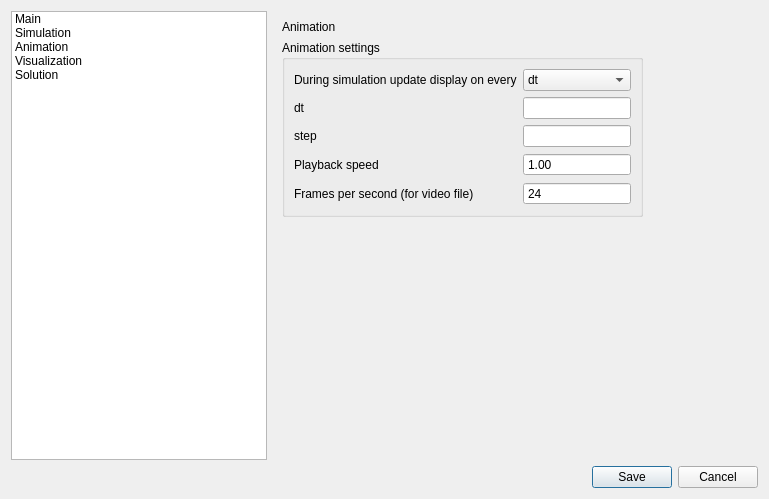
<?xml version="1.0" encoding="UTF-8"?>
<ui version="4.0">
 <class>Form</class>
 <widget class="QWidget" name="Form">
  <property name="geometry">
   <rect>
    <x>0</x>
    <y>0</y>
    <width>769</width>
    <height>499</height>
   </rect>
  </property>
  <property name="sizePolicy">
   <sizepolicy hsizetype="Expanding" vsizetype="Expanding">
    <horstretch>0</horstretch>
    <verstretch>0</verstretch>
   </sizepolicy>
  </property>
  <property name="minimumSize">
   <size>
    <width>769</width>
    <height>499</height>
   </size>
  </property>
  <property name="windowTitle">
   <string>Preferences</string>
  </property>
  <layout class="QGridLayout" name="gridLayout">
   <item row="1" column="0">
    <widget class="QDialogButtonBox" name="buttonBox">
     <property name="standardButtons">
      <set>QDialogButtonBox::Cancel|QDialogButtonBox::Save</set>
     </property>
    </widget>
   </item>
   <item row="0" column="0">
    <layout class="QHBoxLayout" name="horizontalLayout">
     <item>
      <widget class="QListWidget" name="listWidget">
       <property name="sizePolicy">
        <sizepolicy hsizetype="Fixed" vsizetype="Expanding">
         <horstretch>0</horstretch>
         <verstretch>0</verstretch>
        </sizepolicy>
       </property>
       <item>
        <property name="text">
         <string>Main</string>
        </property>
       </item>
       <item>
        <property name="text">
         <string>Simulation</string>
        </property>
       </item>
       <item>
        <property name="text">
         <string>Animation</string>
        </property>
       </item>
       <item>
        <property name="text">
         <string>Visualization</string>
        </property>
       </item>
       <item>
        <property name="text">
         <string>Solution</string>
        </property>
       </item>
      </widget>
     </item>
     <item>
      <widget class="QStackedWidget" name="stackedWidget">
       <property name="currentIndex">
        <number>2</number>
       </property>
       <widget class="QWidget" name="pageMain">
        <layout class="QGridLayout" name="gridLayout_3">
         <item row="1" column="0">
          <widget class="QGroupBox" name="mainSettings_groupBox">
           <property name="title">
            <string>Main settings</string>
           </property>
           <layout class="QGridLayout" name="gridLayout_9">
            <item row="1" column="0">
             <widget class="QLabel" name="integrationMethod_label">
              <property name="text">
               <string>Integration method</string>
              </property>
             </widget>
            </item>
            <item row="2" column="0">
             <widget class="QLabel" name="endTime_label">
              <property name="text">
               <string>End time, s</string>
              </property>
             </widget>
            </item>
            <item row="0" column="1">
             <spacer name="horizontalSpacer_4">
              <property name="orientation">
               <enum>Qt::Horizontal</enum>
              </property>
              <property name="sizeHint" stdset="0">
               <size>
                <width>40</width>
                <height>20</height>
               </size>
              </property>
             </spacer>
            </item>
            <item row="2" column="2">
             <widget class="QLineEdit" name="endTime">
              <property name="inputMethodHints">
               <set>Qt::ImhDigitsOnly|Qt::ImhPreferNumbers</set>
              </property>
             </widget>
            </item>
            <item row="0" column="2">
             <widget class="QComboBox" name="analysisTypeComboBox">
              <item>
               <property name="text">
                <string>Kinematic</string>
               </property>
              </item>
              <item>
               <property name="text">
                <string>Dynamic</string>
               </property>
              </item>
             </widget>
            </item>
            <item row="0" column="0">
             <widget class="QLabel" name="analysisType_label">
              <property name="text">
               <string>Analysis type</string>
              </property>
             </widget>
            </item>
            <item row="1" column="2">
             <widget class="QComboBox" name="integrationMethodComboBox">
              <property name="sizePolicy">
               <sizepolicy hsizetype="Preferred" vsizetype="Fixed">
                <horstretch>0</horstretch>
                <verstretch>0</verstretch>
               </sizepolicy>
              </property>
              <property name="minimumSize">
               <size>
                <width>0</width>
                <height>0</height>
               </size>
              </property>
              <item>
               <property name="text">
                <string>Euler</string>
               </property>
              </item>
              <item>
               <property name="text">
                <string>Runge-Kutta</string>
               </property>
              </item>
             </widget>
            </item>
           </layout>
          </widget>
         </item>
         <item row="2" column="0">
          <spacer name="verticalSpacer_2">
           <property name="orientation">
            <enum>Qt::Vertical</enum>
           </property>
           <property name="sizeHint" stdset="0">
            <size>
             <width>20</width>
             <height>40</height>
            </size>
           </property>
          </spacer>
         </item>
        </layout>
       </widget>
       <widget class="QWidget" name="pageSimulation">
        <layout class="QGridLayout" name="gridLayout_10">
         <item row="1" column="0">
          <widget class="QGroupBox" name="simulationSettings_groupBox">
           <property name="title">
            <string>Simulation settings</string>
           </property>
           <layout class="QGridLayout" name="gridLayout_11">
            <item row="3" column="2">
             <widget class="QLineEdit" name="relTol">
              <property name="enabled">
               <bool>true</bool>
              </property>
              <property name="inputMethodHints">
               <set>Qt::ImhDigitsOnly|Qt::ImhPreferNumbers</set>
              </property>
             </widget>
            </item>
            <item row="4" column="2">
             <widget class="QLineEdit" name="TOL_dq_i">
              <property name="enabled">
               <bool>true</bool>
              </property>
              <property name="inputMethodHints">
               <set>Qt::ImhDigitsOnly|Qt::ImhPreferNumbers</set>
              </property>
             </widget>
            </item>
            <item row="5" column="0">
             <widget class="QLabel" name="TOL_C_label">
              <property name="text">
               <string>TOL C(q, t)</string>
              </property>
             </widget>
            </item>
            <item row="1" column="2">
             <widget class="QLineEdit" name="Hmin">
              <property name="enabled">
               <bool>true</bool>
              </property>
              <property name="inputMethodHints">
               <set>Qt::ImhDigitsOnly|Qt::ImhPreferNumbers</set>
              </property>
             </widget>
            </item>
            <item row="2" column="0">
             <widget class="QLabel" name="absTol_label">
              <property name="text">
               <string>AbsTol</string>
              </property>
             </widget>
            </item>
            <item row="3" column="0">
             <widget class="QLabel" name="relTolLabel">
              <property name="text">
               <string>RelTol</string>
              </property>
             </widget>
            </item>
            <item row="2" column="2">
             <widget class="QLineEdit" name="absTol">
              <property name="enabled">
               <bool>true</bool>
              </property>
              <property name="inputMethodHints">
               <set>Qt::ImhDigitsOnly|Qt::ImhPreferNumbers</set>
              </property>
             </widget>
            </item>
            <item row="4" column="0">
             <widget class="QLabel" name="TOL_dq_i_label">
              <property name="text">
               <string>TOL dq_i</string>
              </property>
             </widget>
            </item>
            <item row="1" column="0">
             <widget class="QLabel" name="Hmin_label">
              <property name="text">
               <string>Hmin</string>
              </property>
             </widget>
            </item>
            <item row="5" column="2">
             <widget class="QLineEdit" name="TOL_C">
              <property name="enabled">
               <bool>true</bool>
              </property>
              <property name="inputMethodHints">
               <set>Qt::ImhDigitsOnly|Qt::ImhPreferNumbers</set>
              </property>
             </widget>
            </item>
            <item row="0" column="1">
             <spacer name="horizontalSpacer_5">
              <property name="orientation">
               <enum>Qt::Horizontal</enum>
              </property>
              <property name="sizeHint" stdset="0">
               <size>
                <width>40</width>
                <height>20</height>
               </size>
              </property>
             </spacer>
            </item>
            <item row="0" column="0">
             <widget class="QLabel" name="Hmax_label">
              <property name="text">
               <string>Hmax</string>
              </property>
             </widget>
            </item>
            <item row="0" column="2">
             <widget class="QLineEdit" name="Hmax">
              <property name="enabled">
               <bool>true</bool>
              </property>
              <property name="minimumSize">
               <size>
                <width>0</width>
                <height>0</height>
               </size>
              </property>
              <property name="maximumSize">
               <size>
                <width>16777215</width>
                <height>16777215</height>
               </size>
              </property>
              <property name="layoutDirection">
               <enum>Qt::LeftToRight</enum>
              </property>
              <property name="inputMethodHints">
               <set>Qt::ImhDigitsOnly|Qt::ImhPreferNumbers</set>
              </property>
             </widget>
            </item>
           </layout>
          </widget>
         </item>
         <item row="0" column="0">
          <widget class="QLabel" name="simulation_label">
           <property name="text">
            <string>Simulation</string>
           </property>
          </widget>
         </item>
         <item row="2" column="0">
          <spacer name="verticalSpacer_6">
           <property name="orientation">
            <enum>Qt::Vertical</enum>
           </property>
           <property name="sizeHint" stdset="0">
            <size>
             <width>20</width>
             <height>40</height>
            </size>
           </property>
          </spacer>
         </item>
        </layout>
       </widget>
       <widget class="QWidget" name="pageAnimation">
        <layout class="QGridLayout" name="gridLayout_6">
         <item row="3" column="0">
          <spacer name="verticalSpacer">
           <property name="orientation">
            <enum>Qt::Vertical</enum>
           </property>
           <property name="sizeHint" stdset="0">
            <size>
             <width>20</width>
             <height>40</height>
            </size>
           </property>
          </spacer>
         </item>
         <item row="1" column="0">
          <widget class="QGroupBox" name="animationSettings_groupBox">
           <property name="title">
            <string>Animation settings</string>
           </property>
           <layout class="QGridLayout" name="gridLayout_8">
            <item row="3" column="2">
             <widget class="QLineEdit" name="dt_lineEdit"/>
            </item>
            <item row="0" column="0">
             <widget class="QLabel" name="updateDisplay_label">
              <property name="text">
               <string>During simulation update display on every</string>
              </property>
             </widget>
            </item>
            <item row="4" column="0">
             <widget class="QLabel" name="playbackSpeed_label">
              <property name="text">
               <string>Playback speed</string>
              </property>
             </widget>
            </item>
            <item row="2" column="2">
             <widget class="QLineEdit" name="steps_lineEdit"/>
            </item>
            <item row="3" column="0">
             <widget class="QLabel" name="steps_label">
              <property name="text">
               <string>step</string>
              </property>
             </widget>
            </item>
            <item row="0" column="2">
             <widget class="QComboBox" name="updateDisplay_comboBox">
              <item>
               <property name="text">
                <string>dt</string>
               </property>
              </item>
              <item>
               <property name="text">
                <string>step</string>
               </property>
              </item>
             </widget>
            </item>
            <item row="2" column="0">
             <widget class="QLabel" name="dt_label">
              <property name="text">
               <string>dt</string>
              </property>
             </widget>
            </item>
            <item row="4" column="2">
             <widget class="QDoubleSpinBox" name="playbackSpeed_doubleSpinBox">
              <property name="buttonSymbols">
               <enum>QAbstractSpinBox::NoButtons</enum>
              </property>
              <property name="keyboardTracking">
               <bool>true</bool>
              </property>
              <property name="value">
               <double>1.000000000000000</double>
              </property>
             </widget>
            </item>
            <item row="5" column="0">
             <widget class="QLabel" name="fps_label">
              <property name="text">
               <string>Frames per second (for video file)</string>
              </property>
             </widget>
            </item>
            <item row="5" column="2">
             <widget class="QSpinBox" name="fps_spinBox">
              <property name="buttonSymbols">
               <enum>QAbstractSpinBox::NoButtons</enum>
              </property>
              <property name="value">
               <number>24</number>
              </property>
             </widget>
            </item>
           </layout>
          </widget>
         </item>
         <item row="0" column="0">
          <widget class="QLabel" name="label_5">
           <property name="text">
            <string>Animation</string>
           </property>
          </widget>
         </item>
         <item row="1" column="1">
          <spacer name="horizontalSpacer_3">
           <property name="orientation">
            <enum>Qt::Horizontal</enum>
           </property>
           <property name="sizeHint" stdset="0">
            <size>
             <width>40</width>
             <height>20</height>
            </size>
           </property>
          </spacer>
         </item>
        </layout>
       </widget>
       <widget class="QWidget" name="pageVisualization">
        <layout class="QGridLayout" name="gridLayout_7">
         <item row="0" column="0">
          <widget class="QLabel" name="visualization_label">
           <property name="text">
            <string>Visualization</string>
           </property>
          </widget>
         </item>
         <item row="2" column="2">
          <spacer name="horizontalSpacer_2">
           <property name="orientation">
            <enum>Qt::Horizontal</enum>
           </property>
           <property name="sizeHint" stdset="0">
            <size>
             <width>40</width>
             <height>20</height>
            </size>
           </property>
          </spacer>
         </item>
         <item row="4" column="0">
          <spacer name="verticalSpacer_3">
           <property name="orientation">
            <enum>Qt::Vertical</enum>
           </property>
           <property name="sizeHint" stdset="0">
            <size>
             <width>20</width>
             <height>40</height>
            </size>
           </property>
          </spacer>
         </item>
         <item row="1" column="0" colspan="3">
          <widget class="QGroupBox" name="visualization_groupBox">
           <property name="title">
            <string>Open GL</string>
           </property>
           <layout class="QGridLayout" name="gridLayout_5">
            <item row="0" column="2">
             <widget class="QPushButton" name="editBackgroundColor_pushButton">
              <property name="text">
               <string>Edit</string>
              </property>
             </widget>
            </item>
            <item row="0" column="1">
             <widget class="QLineEdit" name="backgroundColor_lineEdit">
              <property name="inputMethodHints">
               <set>Qt::ImhDigitsOnly|Qt::ImhPreferNumbers</set>
              </property>
             </widget>
            </item>
            <item row="2" column="1">
             <widget class="QLineEdit" name="updateDisplayStep">
              <property name="inputMethodHints">
               <set>Qt::ImhDigitsOnly|Qt::ImhPreferNumbers</set>
              </property>
             </widget>
            </item>
            <item row="0" column="0">
             <widget class="QLabel" name="label_3">
              <property name="text">
               <string>Background color</string>
              </property>
             </widget>
            </item>
            <item row="2" column="0">
             <widget class="QLabel" name="updateDisplayStepLabel">
              <property name="text">
               <string>Update display on i-th stp</string>
              </property>
             </widget>
            </item>
            <item row="2" column="3">
             <spacer name="horizontalSpacer">
              <property name="orientation">
               <enum>Qt::Horizontal</enum>
              </property>
              <property name="sizeHint" stdset="0">
               <size>
                <width>40</width>
                <height>20</height>
               </size>
              </property>
             </spacer>
            </item>
           </layout>
          </widget>
         </item>
         <item row="2" column="0">
          <widget class="QGroupBox" name="infoDisplay_groupBox">
           <property name="title">
            <string>Info display</string>
           </property>
           <layout class="QVBoxLayout" name="verticalLayout">
            <item>
             <widget class="QCheckBox" name="filename_checkBox">
              <property name="text">
               <string>Filename</string>
              </property>
             </widget>
            </item>
            <item>
             <widget class="QCheckBox" name="simulationTime_checkBox">
              <property name="text">
               <string>Simulation time</string>
              </property>
             </widget>
            </item>
            <item>
             <widget class="QCheckBox" name="simulationStepNumber_checkBox">
              <property name="text">
               <string>Step number</string>
              </property>
             </widget>
            </item>
            <item>
             <widget class="QCheckBox" name="timeAndDate_checkBox">
              <property name="text">
               <string>Time and date</string>
              </property>
             </widget>
            </item>
           </layout>
          </widget>
         </item>
         <item row="3" column="0">
          <widget class="QGroupBox" name="GCS_groupBox">
           <property name="title">
            <string>GCS </string>
           </property>
           <layout class="QGridLayout" name="gridLayout_2">
            <item row="0" column="0">
             <widget class="QCheckBox" name="showGCS_checkBox">
              <property name="text">
               <string>Show GCS</string>
              </property>
             </widget>
            </item>
            <item row="1" column="0">
             <widget class="QCheckBox" name="showGCS_checkBox_2">
              <property name="text">
               <string>Show GCS View</string>
              </property>
             </widget>
            </item>
           </layout>
          </widget>
         </item>
        </layout>
       </widget>
       <widget class="QWidget" name="solutionSettings_page">
        <layout class="QGridLayout" name="gridLayout_12">
         <item row="0" column="0">
          <widget class="QLabel" name="solution_label">
           <property name="text">
            <string>Solution settings</string>
           </property>
          </widget>
         </item>
         <item row="1" column="0">
          <widget class="QGroupBox" name="whenSimulationIsFinished_groupBox">
           <property name="title">
            <string>When simulation is finished</string>
           </property>
           <layout class="QGridLayout" name="gridLayout_4">
            <item row="0" column="0">
             <widget class="QCheckBox" name="restoreInitialConditionsStatus">
              <property name="sizePolicy">
               <sizepolicy hsizetype="Expanding" vsizetype="Fixed">
                <horstretch>0</horstretch>
                <verstretch>0</verstretch>
               </sizepolicy>
              </property>
              <property name="minimumSize">
               <size>
                <width>200</width>
                <height>0</height>
               </size>
              </property>
              <property name="text">
               <string>Restore initial conditions</string>
              </property>
             </widget>
            </item>
            <item row="1" column="0">
             <widget class="QCheckBox" name="loadSolutionFileStatus">
              <property name="sizePolicy">
               <sizepolicy hsizetype="Expanding" vsizetype="Fixed">
                <horstretch>0</horstretch>
                <verstretch>0</verstretch>
               </sizepolicy>
              </property>
              <property name="minimumSize">
               <size>
                <width>200</width>
                <height>0</height>
               </size>
              </property>
              <property name="text">
               <string>Load solution</string>
              </property>
             </widget>
            </item>
            <item row="2" column="0">
             <widget class="QLabel" name="solutionFiletypes_label">
              <property name="text">
               <string>Solution filetype</string>
              </property>
             </widget>
            </item>
            <item row="2" column="1">
             <widget class="QComboBox" name="solutuionFiletypes_comboBox">
              <item>
               <property name="text">
                <string>.sol</string>
               </property>
              </item>
              <item>
               <property name="text">
                <string>.csv</string>
               </property>
              </item>
              <item>
               <property name="text">
                <string>.xlsx</string>
               </property>
              </item>
             </widget>
            </item>
           </layout>
          </widget>
         </item>
         <item row="2" column="0">
          <spacer name="verticalSpacer_5">
           <property name="orientation">
            <enum>Qt::Vertical</enum>
           </property>
           <property name="sizeHint" stdset="0">
            <size>
             <width>20</width>
             <height>40</height>
            </size>
           </property>
          </spacer>
         </item>
         <item row="1" column="1">
          <spacer name="horizontalSpacer_6">
           <property name="orientation">
            <enum>Qt::Horizontal</enum>
           </property>
           <property name="sizeHint" stdset="0">
            <size>
             <width>40</width>
             <height>20</height>
            </size>
           </property>
          </spacer>
         </item>
        </layout>
       </widget>
      </widget>
     </item>
    </layout>
   </item>
  </layout>
 </widget>
 <resources/>
 <connections/>
</ui>
